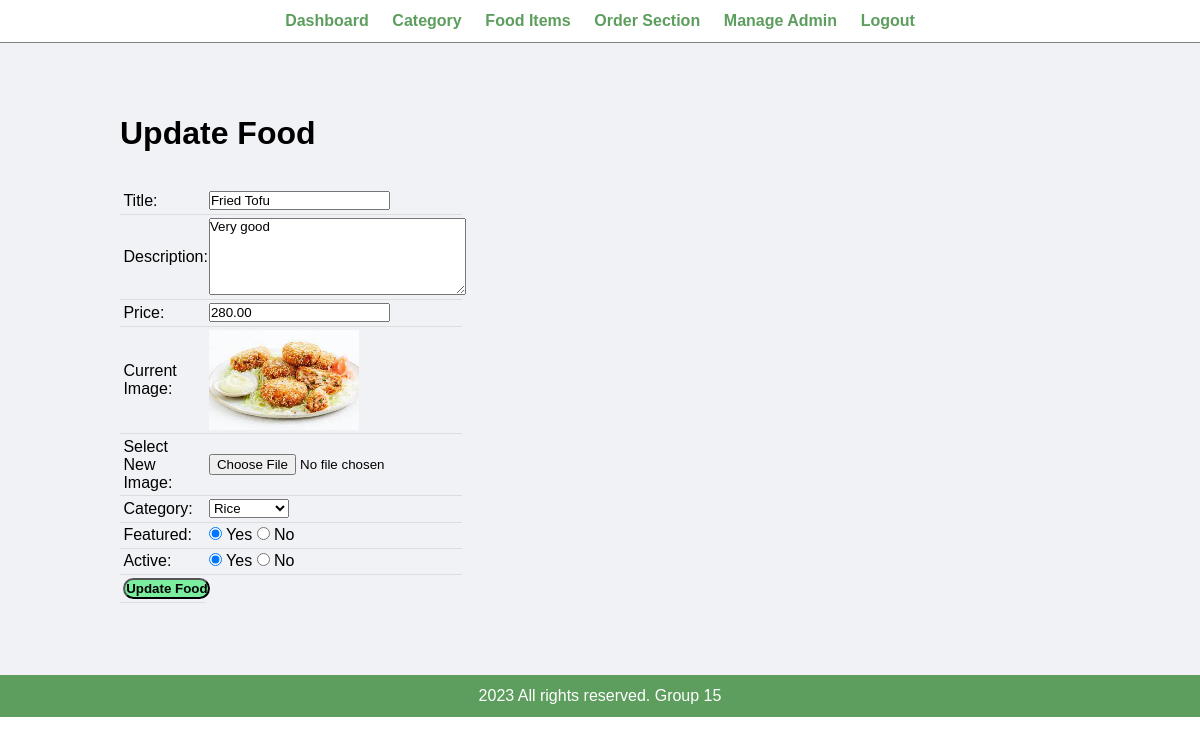
/admin/update-food.php?id=13 (signed in), run on the app's committed database.
### tables this page shows
CREATE TABLE `tbl_food` (
  `id` int(10) UNSIGNED NOT NULL,
  `title` varchar(100) NOT NULL,
  `description` text NOT NULL,
  `price` decimal(10,2) NOT NULL,
  `image_name` varchar(255) NOT NULL,
  `category_id` int(10) UNSIGNED NOT NULL,
  `featured` varchar(10) NOT NULL,
  `active` varchar(10) NOT NULL
);

CREATE TABLE `tbl_category` (
  `id` int(10) UNSIGNED NOT NULL,
  `title` varchar(100) NOT NULL,
  `image_name` varchar(255) NOT NULL,
  `featured` varchar(10) NOT NULL,
  `active` varchar(10) NOT NULL
);

### admin/update-food.php (the view, shortened to what this page needs)
<?php include('partials/menu.php'); ?>
<?php
    if(isset($_GET['id']))
    {
        $id = $_GET['id'];
        $sql2 = "SELECT * FROM tbl_food WHERE id=$id";
        $res2 = mysqli_query($conn, $sql2);
        $row2 = mysqli_fetch_assoc($res2);
        $title = $row2['title'];
        $description = $row2['description'];
        $price = $row2['price'];
        $current_image = $row2['image_name'];
        $current_category = $row2['category_id'];
        $featured = $row2['featured'];
        $active = $row2['active'];
    }
    else
    {
        header('location:'.SITEURL.'admin/manage-food.php');
    }
?>
<div class="main-content">
    <div class="wrapper">
        <h1>Update Food</h1>
        <br><br>
        <form action="" method="POST" enctype="multipart/form-data">
        <table class="tbl-30">
            <tr>
                <td>Title: </td>
                <td>
                    <input type="text" name="title" value="<?php echo $title; ?>">
                </td>
            </tr>
            <tr>
                <td>Description: </td>
                <td>
                    <textarea name="description" cols="30" rows="5"><?php echo $description; ?></textarea>
                </td>
            </tr>
            <tr>
                <td>Price: </td>
                <td>
                    <input type="number" name="price" value="<?php echo $price; ?>">
                </td>
            </tr>
            <tr>
                <td>Current Image: </td>
                <td>
                    <?php
                        if($current_image == "")
                        {
                            echo "<div class='error'>Image not Available.</div>";
                        }
                        else
                        {
                            ?>
                            <img src="<?php echo SITEURL; ?>images/food/<?php echo $current_image; ?>" width="150px">
                            <?php
                        }
                    ?>
                </td>
            </tr>
            <tr>
                <td>Select New Image: </td>
                <td>
                    <input type="file" name="image">
                </td>
            </tr>
            <tr>
                <td>Category: </td>
                <td>
                    <select name="category">
                        <?php
                            $sql = "SELECT * FROM tbl_category WHERE active='Yes'";
                            $res = mysqli_query($conn, $sql);
                            $count = mysqli_num_rows($res);
                            if($count>0)
                            {
                                while($row=mysqli_fetch_assoc($res))
                                {
                                    $category_title = $row['title'];
                                    $category_id = $row['id'];
                                    ?>
                                    <option <?php if($current_category==$category_id){echo "selected";} ?> value="<?php echo $category_id; ?>"><?php echo $category_title; ?></option>
                                    <?php
                                }
                            }
                            else
                            {
                                echo "<option value='0'>Category Not Available.</option>";
                            }
                        ?>
                    </select>
                </td>
            </tr>
            <tr>
                <td>Featured: </td>
                <td>
                    <input <?php if($featured=="Yes") {echo "checked";} ?> type="radio" name="featured" value="Yes"> Yes
                    <input <?php if($featured=="No") {echo "checked";} ?> type="radio" name="featured" value="No"> No
                </td>
            </tr>
            <tr>
                <td>Active: </td>
                <td>
                    <input <?php if($active=="Yes") {echo "checked";} ?> type="radio" name="active" value="Yes"> Yes
                    <input <?php if($active=="No") {echo "checked";} ?> type="radio" name="active" value="No"> No
                </td>
            </tr>
            <tr>
                <td>
                    <input type="submit" name="submit" value="Update Food" class="btn-secondary">
                </td>
            </tr>
        </table>
        </form>
    </div>
</div>
<?php include('partials/footer.php'); ?>

### css/admin.css (style rules this page uses)
* { margin: 0; padding: 0; font-family: Arial, Helvetica, sans-serif; }
.wrapper { padding: 1%; width: 80%; margin: 0 auto; }
.tbl-30 { width: 30%; }
table { border-collapse: collapse; width: 100%; }
th, td { padding: 8px; text-align: left; border-bottom: 1px solid #ddd; }
table tr td { padding: 1%; }
.btn-secondary { border-radius: 18px; background-color: #7bed9f; padding: 1%; color: black; text-decoration: none; font-weight: bold; }
.main-content { background-color: #f1f2f6; padding: 5% 0; }

### data on the page
tbl_food: title "Fried Tofu", description "Very good", price "280.00", image_name (picture), category "Rice", featured "☑", active "☑"
